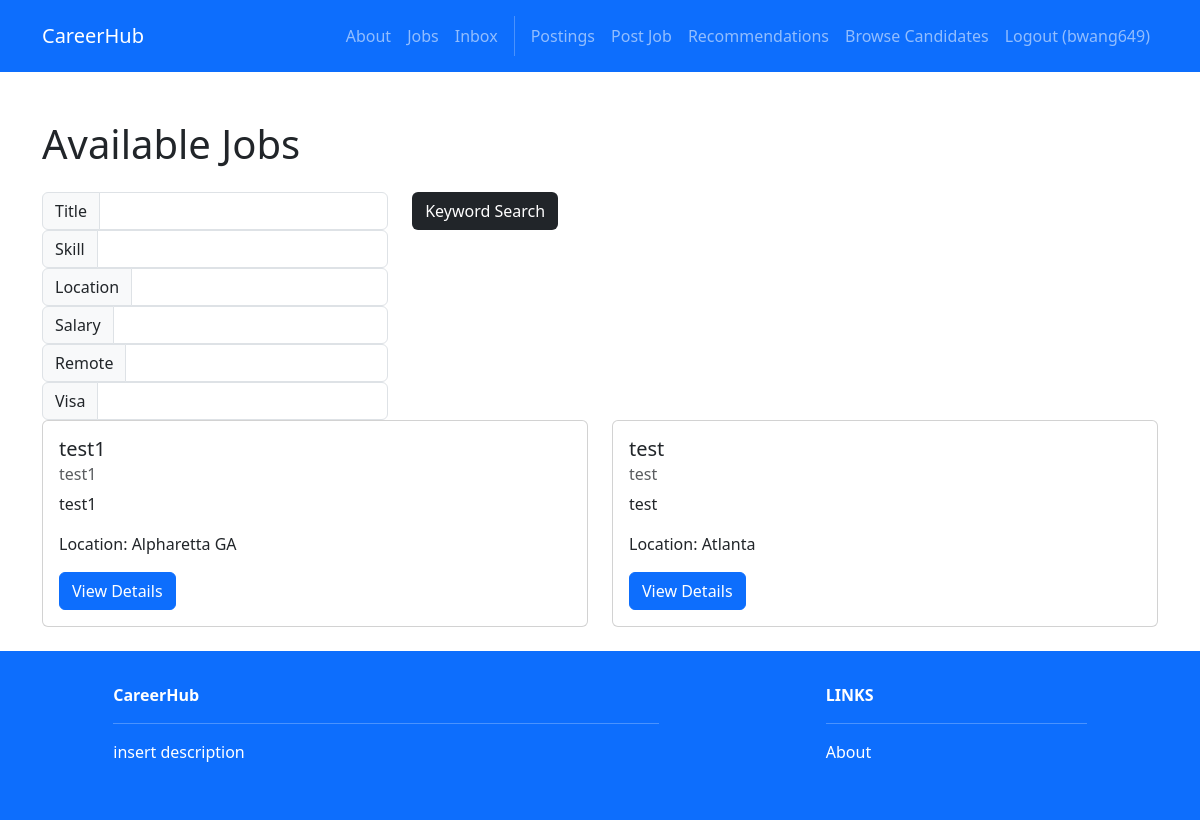
/jobs/ (signed in), run on the app's committed database.
### accounts/models.py (models this page shows)
class User(AbstractUser):
    firstname = models.CharField(max_length=150, blank=True)
    lastname = models.CharField(max_length=150, blank=True)
    username = models.CharField(max_length=150, unique=True)
    password = models.CharField(max_length=128)
    ROLE_CHOICES = [
        ('seeker', 'Job Seeker'),
        ('recruiter', 'Recruiter'),
    ]
    role = models.CharField(max_length=10, choices=ROLE_CHOICES, default='seeker')

### recruiters/models.py (models this page shows, shortened)
class Post(models.Model):
    id = models.AutoField(primary_key=True)
    title = models.CharField(max_length=200)
    company = models.CharField(max_length=200)
    description = models.TextField()
    location = models.CharField(max_length=200)
    lat = models.FloatField(null=True, blank=True)
    lng = models.FloatField(null=True, blank=True)
    salary_range = models.CharField(max_length=100)
    required_skills = models.ManyToManyField(Skill)
    recruiter = models.ForeignKey(User, on_delete=models.CASCADE)
    created_at = models.DateTimeField(auto_now_add=True)
    updated_at = models.DateTimeField(auto_now=True)
    VISA_CHOICES = [
        ('yes', 'Yes'),
        ('no', 'No'),
    ]
    visa_sponsorship = models.CharField(max_length=3, choices=VISA_CHOICES, default='no')

### jobs/views.py (the view)
# urls.py: path('', views.index, name='home.index'),
def index(request):
    name_term = request.GET.get('search_name')
    skill_term = request.GET.get('search_skill')
    location_term = request.GET.get('search_location')
    salary_term = request.GET.get('search_salary')
    remote_term = request.GET.get('search_remote')
    visa_term = request.GET.get('search_visa')
    if name_term or skill_term or location_term or salary_term or remote_term or visa_term:
        jobs = Post.objects.filter(title__contains=name_term)
        jobs = jobs.filter(location__contains=location_term).filter(salary_range__contains=salary_term).filter(location__contains=remote_term).filter(visa_sponsorship__contains=visa_term)
        if (skill_term):
            jobs = jobs.filter(required_skills__name__contains=skill_term)
    else:
        jobs = Post.objects.all().order_by('-created_at')
    return render(request, 'jobs/index.html', {'jobs': jobs})

### jobs/templates/jobs/index.html
{% extends 'base.html' %}
{% block content %}
<div class="container mt-5">
    <h1>Available Jobs</h1>
    <div class="row mt-4">
        <form method="GET">
            <div class="row">
                <div class="col-auto">
                    <div class="input-group col-auto">
                        <div class="input-group-text">Title</div>
                        <input type="text" class="form-control" name="search_name">
                    </div>
                    <div class="input-group col-auto">
                        <div class="input-group-text">Skill</div>
                        <input type="text" class="form-control" name="search_skill">
                    </div>
                    <div class="input-group col-auto">
                        <div class="input-group-text">Location</div>
                        <input type="text" class="form-control" name="search_location">
                    </div>
                    <div class="input-group col-auto">
                        <div class="input-group-text">Salary</div>
                        <input type="text" class="form-control" name="search_salary">
                    </div>
                    <div class="input-group col-auto">
                        <div class="input-group-text">Remote</div>
                        <input type="text" class="form-control" name="search_remote">
                    </div>
                    <div class="input-group col-auto">
                        <div class="input-group-text">Visa</div>
                        <input type="text" class="form-control" name="search_visa">
                    </div>
                </div>
                <div class="col-auto">
                    <button class="btn bg-dark text-white" type="submit">Keyword Search</button>
                </div>
            </div>
        </form>
        {% for job in jobs %}
        <div class="col-md-6 mb-4">
            <div class="card">
                <div class="card-body">
                    <h5 class="card-title">{{ job.title }}</h5>
                    <h6 class="card-subtitle mb-2 text-muted">{{ job.company }}</h6>
                    <p class="card-text">{{ job.description|truncatewords:30 }}</p>
                    <p class="card-text">Location: {{ job.location }}</p>
                    <a href="{% url 'jobs.detail' job.id %}" class="btn btn-primary">View Details</a>
                </div>
            </div>
        </div>
        {% endfor %}
    </div>
</div>
{% endblock %}

### CareerHub/templates/base.html (shortened to what this page needs)
<!DOCTYPE html>
<html>
  {% load static %}
  <head>
    <link href=
      "https://cdn.jsdelivr.net/npm/bootstrap@5.3.3/dist/css/bootstrap.min.css" rel="stylesheet"
>
    <link rel=
      "stylesheet"  href="https://cdnjs.cloudflare.com/ajax/libs/font-awesome/6.1.1/css/all.min.css">
  </head>
  <body>
     <nav class="p-3 navbar navbar-dark bg-primary navbar-expand-lg">
      <div class="container">
        <a class="navbar-brand"
           href="{% url 'home.index' %}"> CareerHub
        </a>
        <div class="collapse navbar-collapse"
             id="navbarNavAltMarkup">
           <div class="navbar-nav ms-auto navbar-ml">
            <a class="nav-link"
               href="{% url 'home.about' %}">About</a>
            <a class="nav-link"
              href="{% url 'jobs.index' %}">Jobs</a>
            {% if user.is_authenticated %}
            <a class="nav-link"
              href="{% url 'inbox.index' %}">Inbox</a>
            {% endif %}
            {% if user.is_authenticated %}
              {% if user.role == "recruiter" %}
                <a class="nav-link" href="{% url 'recruiters.index' %}">Postings</a>
                <a class="nav-link" href="{% url 'recruiters.create' %}">Post Job</a>
                <a class="nav-link" href="{% url 'recruiters.recommendations' %}">Recommendations</a>
                <a class="nav-link" href="{% url 'recruiters.candidates' %}">Browse Candidates</a>
              {% else %}
                <a class="nav-link" href="{% url 'profiles.view' %}">Profile</a>
                <a class="nav-link" href="{% url 'jobs.recommendations' %}">Recommendations</a>
                <a class="nav-link" href="{% url 'jobs.applications' %}">Applications</a>
              {% endif %}
              <a class="nav-link" href="{% url 'accounts.logout' %}">Logout ({{user.username }})</a>
            {% else %}
              <a class="nav-link" href="{% url 'accounts.login' %}">Login</a>
              <a class="nav-link" href="{% url 'accounts.signup' %}">Sign Up</a>
            {% endif %}
          </div>
        </div>
      </div>
    </nav>
    <div>
      {% block content %}
      {% endblock content %}
    </div>
     <section class="p-3 ms-footer bg-primary d-none d-md-block">
      <div class="container">
        <div class="row mt-3 text-white">
          <div class="col-md-6 col-lg-6 col-xl-6 mx-auto mb-4">
            <b>CareerHub</b>
            <hr />
            <p>
              insert description
            </p>
          </div>
          <div class="col-md-3 col-lg-3 col-xl-3 mx-auto mb-4">
            <b>LINKS</b>
            <hr />
            <p><a class="nav-link"
              href="{% url 'home.about' %}">
              About
            </a></p>
          </div>
        </div>
      </div>
    </section>
  </body>
</html>

### data on the page
User: username "bwang649"
Post: title "test1", company "test1", description "test1", location "Alpharetta GA"
Post: title "test", company "test", description "test", location "Atlanta"
